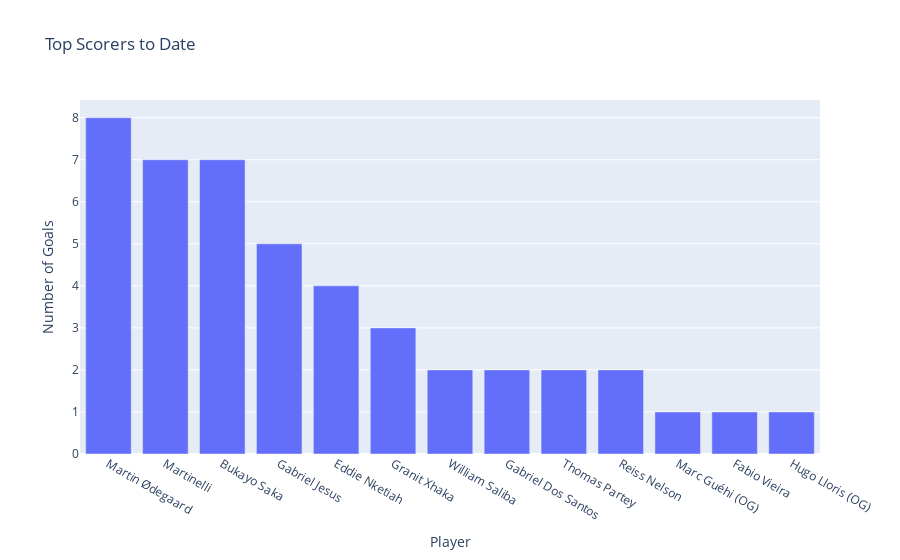

Here is the notebook cell this chart was saved with:
### Code cell
# Get a bar chart of the top scorer 
score = df_for['Scorer'].value_counts()
df_top_scorer = pd.DataFrame({'Name':score.index,'GoalsNo':score.values})

fig_bar = px.bar(df_top_scorer,x='Name',y='GoalsNo',
                title="Top Scorers to Date",
                labels = {
                    'GoalsNo':'Number of Goals',
                    'Name': 'Player'
                         })
fig_bar.show()

### Figure 1 — Plotly figure (JSON) as saved in the notebook; plotly's stock layout.template omitted (floating-point values rounded to 4 significant figures)
{"data": [{"alignmentgroup": "True", "hovertemplate": "Player=%{x}<br>Number of Goals=%{y}<extra></extra>", "legendgroup": "", "marker": {"color": "#636efa", "pattern": {"shape": ""}}, "name": "", "offsetgroup": "", "orientation": "v", "showlegend": false, "textposition": "auto", "type": "bar", "x": ["Martin Ødegaard", "Martinelli", "Bukayo Saka", "Gabriel Jesus", "Eddie Nketiah", "Granit Xhaka", "William Saliba", "Gabriel Dos Santos", "Thomas Partey", "Reiss Nelson", "Marc Guéhi (OG)", "Fabio Vieira", "Hugo Lloris (OG)"], "xaxis": "x", "y": [8, 7, 7, 5, 4, 3, 2, 2, 2, 2, 1, 1, 1], "yaxis": "y"}], "layout": {"barmode": "relative", "legend": {"tracegroupgap": 0}, "title": {"text": "Top Scorers to Date"}, "xaxis": {"anchor": "y", "domain": [0, 1], "title": {"text": "Player"}}, "yaxis": {"anchor": "x", "domain": [0, 1], "title": {"text": "Number of Goals"}}}}
